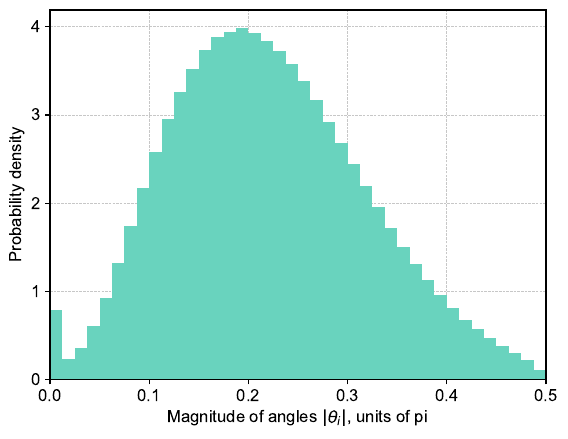

Reproduce this figure in Python.
import numpy as np
from matplotlib import pyplot as plt
import matplotlib.ticker as ticker

# Contains a numpy array of all of the two-qubit gate angles
angles = np.load("../data/angles_H1-1_12_86_Tue_Aug_26_12-56-25_2025.npy", mmap_mode="r")

def normalize(theta):
    # In qujax, the maximally entangling ZZ gate has theta = 0.5;
    # See https://cqcl.github.io/qujax/gates.html

    # First normalize theta to [0, 1), which is equivalent to applying Z gates after if necessary
    theta = np.mod(theta, 1)
    # Then normalize to [0, 1/2), which is equivalent to conjugating one qubit by X if necessary
    theta = 1 / 2 - np.abs(theta - 1 / 2)

    return theta

angles_n = normalize(angles)

plt.rcParams['font.family'] = 'Arial'
plt.rcParams['font.size'] = 12

plt.grid(True, which="both", linestyle="--", linewidth=0.5, alpha=0.7, zorder=1)
plt.hist(angles_n, bins=40, color="#69D3BE", density=True, zorder=2)
plt.xlim((0,0.5))
plt.xlabel("Magnitude of angles $|\\theta_i|$, units of pi")
plt.ylabel("Probability density")
plt.gca().yaxis.set_major_locator(ticker.MaxNLocator(integer=True))

plt.savefig("angle_distribution.pdf", bbox_inches='tight')
plt.show()
